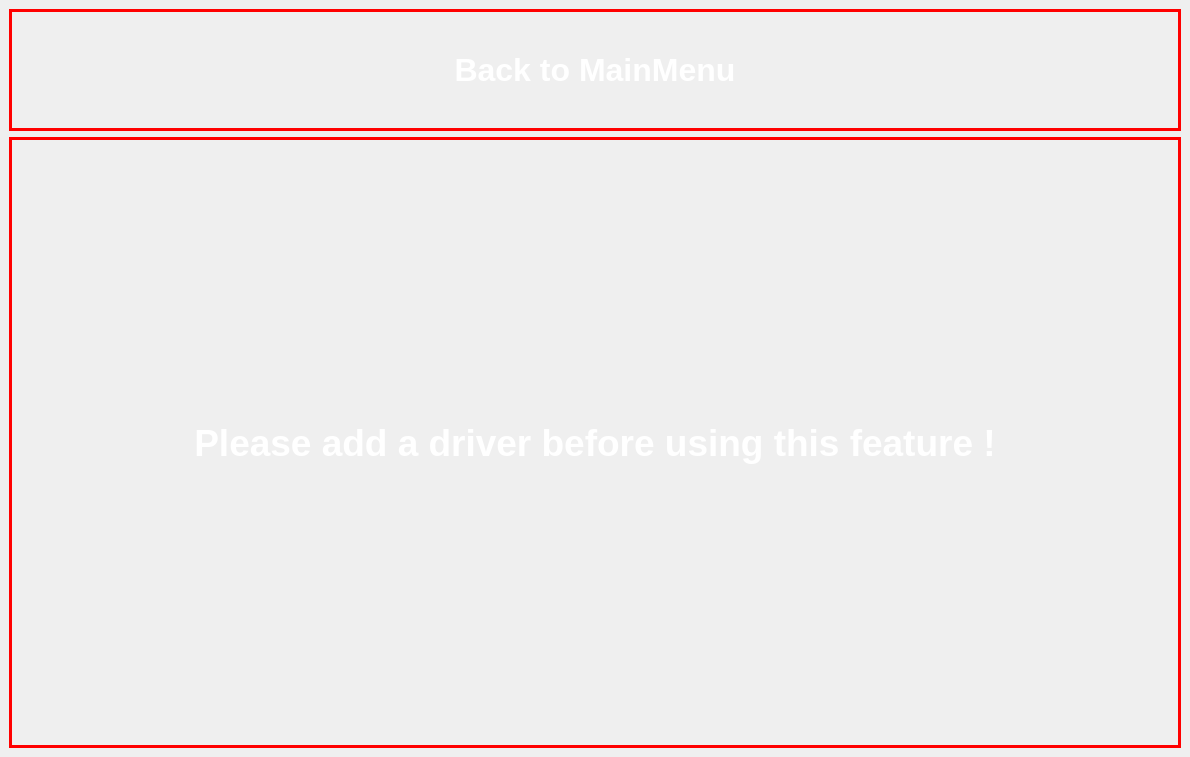
<?xml version="1.0" encoding="UTF-8"?>
<ui version="4.0">
 <class>error_fac_rec</class>
 <widget class="QMainWindow" name="error_fac_rec">
  <property name="geometry">
   <rect>
    <x>0</x>
    <y>0</y>
    <width>1190</width>
    <height>757</height>
   </rect>
  </property>
  <property name="windowTitle">
   <string>error_fac_rec</string>
  </property>
  <property name="styleSheet">
   <string notr="true">background-image: url('/home/phong/Desktop/antitheft/GUI/3/a.jpg');
</string>
  </property>
  <widget class="QWidget" name="centralwidget">
   <layout class="QVBoxLayout" name="verticalLayout" stretch="1,5">
    <item>
     <widget class="QPushButton" name="pushButton">
      <property name="sizePolicy">
       <sizepolicy hsizetype="Preferred" vsizetype="Preferred">
        <horstretch>0</horstretch>
        <verstretch>0</verstretch>
       </sizepolicy>
      </property>
      <property name="font">
       <font>
        <pointsize>24</pointsize>
        <weight>75</weight>
        <bold>true</bold>
       </font>
      </property>
      <property name="styleSheet">
       <string notr="true">color: white;
border: 3px solid red;</string>
      </property>
      <property name="text">
       <string>Back to MainMenu</string>
      </property>
     </widget>
    </item>
    <item>
     <widget class="QLabel" name="label">
      <property name="sizePolicy">
       <sizepolicy hsizetype="Preferred" vsizetype="Preferred">
        <horstretch>0</horstretch>
        <verstretch>0</verstretch>
       </sizepolicy>
      </property>
      <property name="font">
       <font>
        <pointsize>28</pointsize>
        <weight>75</weight>
        <bold>true</bold>
       </font>
      </property>
      <property name="styleSheet">
       <string notr="true">color: white;
border: 3px solid red;</string>
      </property>
      <property name="text">
       <string>Please add a driver before using this feature !</string>
      </property>
      <property name="alignment">
       <set>Qt::AlignCenter</set>
      </property>
     </widget>
    </item>
   </layout>
  </widget>
 </widget>
 <resources/>
 <connections/>
</ui>
